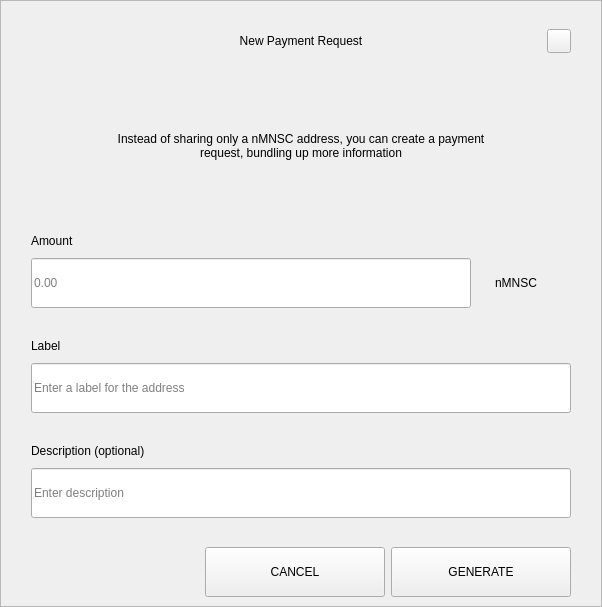
<?xml version="1.0" encoding="UTF-8"?>
<ui version="4.0">
 <class>RequestDialog</class>
 <widget class="QDialog" name="RequestDialog">
  <property name="geometry">
   <rect>
    <x>0</x>
    <y>0</y>
    <width>602</width>
    <height>607</height>
   </rect>
  </property>
  <property name="windowTitle">
   <string>Dialog</string>
  </property>
  <layout class="QVBoxLayout" name="verticalLayout_5">
   <property name="spacing">
    <number>0</number>
   </property>
   <property name="leftMargin">
    <number>0</number>
   </property>
   <property name="topMargin">
    <number>0</number>
   </property>
   <property name="rightMargin">
    <number>0</number>
   </property>
   <property name="bottomMargin">
    <number>0</number>
   </property>
   <item>
    <widget class="QFrame" name="frame">
     <property name="styleSheet">
      <string notr="true"/>
     </property>
     <property name="frameShape">
      <enum>QFrame::StyledPanel</enum>
     </property>
     <property name="frameShadow">
      <enum>QFrame::Raised</enum>
     </property>
     <layout class="QVBoxLayout" name="verticalLayout_4" stretch="1,0,0">
      <property name="spacing">
       <number>0</number>
      </property>
      <property name="leftMargin">
       <number>30</number>
      </property>
      <property name="topMargin">
       <number>20</number>
      </property>
      <property name="rightMargin">
       <number>30</number>
      </property>
      <property name="bottomMargin">
       <number>0</number>
      </property>
      <item>
       <layout class="QHBoxLayout" name="horizontalLayout_3">
        <property name="spacing">
         <number>0</number>
        </property>
        <item>
         <spacer name="horizontalSpacer_21">
          <property name="orientation">
           <enum>Qt::Horizontal</enum>
          </property>
          <property name="sizeHint" stdset="0">
           <size>
            <width>40</width>
            <height>20</height>
           </size>
          </property>
         </spacer>
        </item>
        <item>
         <widget class="QLabel" name="labelTitle">
          <property name="minimumSize">
           <size>
            <width>0</width>
            <height>40</height>
           </size>
          </property>
          <property name="maximumSize">
           <size>
            <width>16777215</width>
            <height>40</height>
           </size>
          </property>
          <property name="styleSheet">
           <string notr="true">padding-left:24px;</string>
          </property>
          <property name="text">
           <string>New Payment Request</string>
          </property>
          <property name="alignment">
           <set>Qt::AlignCenter</set>
          </property>
          <property name="margin">
           <number>7</number>
          </property>
         </widget>
        </item>
        <item>
         <spacer name="horizontalSpacer">
          <property name="orientation">
           <enum>Qt::Horizontal</enum>
          </property>
          <property name="sizeHint" stdset="0">
           <size>
            <width>40</width>
            <height>20</height>
           </size>
          </property>
         </spacer>
        </item>
        <item>
         <widget class="QPushButton" name="btnEsc">
          <property name="minimumSize">
           <size>
            <width>24</width>
            <height>24</height>
           </size>
          </property>
          <property name="maximumSize">
           <size>
            <width>24</width>
            <height>24</height>
           </size>
          </property>
          <property name="focusPolicy">
           <enum>Qt::NoFocus</enum>
          </property>
          <property name="text">
           <string/>
          </property>
         </widget>
        </item>
       </layout>
      </item>
      <item>
       <widget class="QStackedWidget" name="stack">
        <property name="minimumSize">
         <size>
          <width>540</width>
          <height>0</height>
         </size>
        </property>
        <property name="maximumSize">
         <size>
          <width>540</width>
          <height>16777215</height>
         </size>
        </property>
        <property name="currentIndex">
         <number>0</number>
        </property>
        <widget class="QWidget" name="page_1">
         <property name="minimumSize">
          <size>
           <width>540</width>
           <height>0</height>
          </size>
         </property>
         <property name="maximumSize">
          <size>
           <width>540</width>
           <height>16777215</height>
          </size>
         </property>
         <layout class="QVBoxLayout" name="layout1">
          <property name="spacing">
           <number>0</number>
          </property>
          <property name="leftMargin">
           <number>0</number>
          </property>
          <property name="topMargin">
           <number>0</number>
          </property>
          <property name="rightMargin">
           <number>0</number>
          </property>
          <property name="bottomMargin">
           <number>0</number>
          </property>
          <item>
           <spacer name="verticalSpacer_21">
            <property name="orientation">
             <enum>Qt::Vertical</enum>
            </property>
            <property name="sizeType">
             <enum>QSizePolicy::Fixed</enum>
            </property>
            <property name="sizeHint" stdset="0">
             <size>
              <width>20</width>
              <height>30</height>
             </size>
            </property>
           </spacer>
          </item>
          <item alignment="Qt::AlignHCenter">
           <widget class="QLabel" name="labelMessage">
            <property name="minimumSize">
             <size>
              <width>400</width>
              <height>50</height>
             </size>
            </property>
            <property name="text">
             <string>Instead of sharing only a nMNSC address, you can create a payment request, bundling up more information</string>
            </property>
            <property name="alignment">
             <set>Qt::AlignCenter</set>
            </property>
            <property name="wordWrap">
             <bool>true</bool>
            </property>
           </widget>
          </item>
          <item alignment="Qt::AlignBottom">
           <widget class="QWidget" name="containerAmount" native="true">
            <layout class="QVBoxLayout" name="verticalLayout">
             <property name="spacing">
              <number>9</number>
             </property>
             <property name="leftMargin">
              <number>0</number>
             </property>
             <property name="topMargin">
              <number>0</number>
             </property>
             <property name="rightMargin">
              <number>0</number>
             </property>
             <property name="bottomMargin">
              <number>0</number>
             </property>
             <item>
              <widget class="QLabel" name="labelSubtitleAmount">
               <property name="minimumSize">
                <size>
                 <width>350</width>
                 <height>16</height>
                </size>
               </property>
               <property name="maximumSize">
                <size>
                 <width>16777215</width>
                 <height>16</height>
                </size>
               </property>
               <property name="text">
                <string>Amount</string>
               </property>
              </widget>
             </item>
             <item alignment="Qt::AlignTop">
              <widget class="QWidget" name="layoutAmount" native="true">
               <layout class="QHBoxLayout" name="horizontalLayout" stretch="2,0">
                <property name="spacing">
                 <number>0</number>
                </property>
                <property name="leftMargin">
                 <number>0</number>
                </property>
                <property name="topMargin">
                 <number>0</number>
                </property>
                <property name="rightMargin">
                 <number>0</number>
                </property>
                <property name="bottomMargin">
                 <number>0</number>
                </property>
                <item>
                 <widget class="QLineEdit" name="lineEditAmount">
                  <property name="minimumSize">
                   <size>
                    <width>0</width>
                    <height>50</height>
                   </size>
                  </property>
                  <property name="maximumSize">
                   <size>
                    <width>16777215</width>
                    <height>50</height>
                   </size>
                  </property>
                  <property name="placeholderText">
                   <string notr="true">0.00</string>
                  </property>
                 </widget>
                </item>
                <item>
                 <widget class="QWidget" name="comboContainer" native="true">
                  <property name="minimumSize">
                   <size>
                    <width>100</width>
                    <height>50</height>
                   </size>
                  </property>
                  <property name="maximumSize">
                   <size>
                    <width>16777215</width>
                    <height>50</height>
                   </size>
                  </property>
                  <layout class="QHBoxLayout" name="horizontalLayout_31">
                   <property name="spacing">
                    <number>0</number>
                   </property>
                   <property name="leftMargin">
                    <number>0</number>
                   </property>
                   <property name="topMargin">
                    <number>0</number>
                   </property>
                   <property name="rightMargin">
                    <number>10</number>
                   </property>
                   <property name="bottomMargin">
                    <number>0</number>
                   </property>
                   <item>
                    <widget class="QLabel" name="comboBoxCoin">
                     <property name="text">
                      <string>nMNSC</string>
                     </property>
                     <property name="alignment">
                      <set>Qt::AlignCenter</set>
                     </property>
                    </widget>
                   </item>
                  </layout>
                 </widget>
                </item>
               </layout>
              </widget>
             </item>
            </layout>
           </widget>
          </item>
          <item>
           <spacer name="verticalSpacer_31">
            <property name="orientation">
             <enum>Qt::Vertical</enum>
            </property>
            <property name="sizeType">
             <enum>QSizePolicy::Fixed</enum>
            </property>
            <property name="sizeHint" stdset="0">
             <size>
              <width>20</width>
              <height>30</height>
             </size>
            </property>
           </spacer>
          </item>
          <item>
           <layout class="QVBoxLayout" name="verticalLayoutLabel">
            <property name="spacing">
             <number>9</number>
            </property>
            <item>
             <widget class="QLabel" name="labelSubtitleLabel">
              <property name="minimumSize">
               <size>
                <width>0</width>
                <height>16</height>
               </size>
              </property>
              <property name="maximumSize">
               <size>
                <width>16777215</width>
                <height>16</height>
               </size>
              </property>
              <property name="text">
               <string>Label</string>
              </property>
             </widget>
            </item>
            <item>
             <widget class="QLineEdit" name="lineEditLabel">
              <property name="minimumSize">
               <size>
                <width>0</width>
                <height>50</height>
               </size>
              </property>
              <property name="maximumSize">
               <size>
                <width>16777215</width>
                <height>50</height>
               </size>
              </property>
              <property name="placeholderText">
               <string>Enter a label for the address</string>
              </property>
             </widget>
            </item>
           </layout>
          </item>
          <item>
           <spacer name="verticalSpacer_34">
            <property name="orientation">
             <enum>Qt::Vertical</enum>
            </property>
            <property name="sizeType">
             <enum>QSizePolicy::Fixed</enum>
            </property>
            <property name="sizeHint" stdset="0">
             <size>
              <width>20</width>
              <height>30</height>
             </size>
            </property>
           </spacer>
          </item>
          <item>
           <layout class="QVBoxLayout" name="verticalLayoutDescription">
            <property name="spacing">
             <number>9</number>
            </property>
            <item>
             <widget class="QLabel" name="labelSubtitleDescription">
              <property name="minimumSize">
               <size>
                <width>0</width>
                <height>16</height>
               </size>
              </property>
              <property name="maximumSize">
               <size>
                <width>16777215</width>
                <height>16</height>
               </size>
              </property>
              <property name="text">
               <string>Description (optional)</string>
              </property>
             </widget>
            </item>
            <item>
             <widget class="QLineEdit" name="lineEditDescription">
              <property name="minimumSize">
               <size>
                <width>0</width>
                <height>50</height>
               </size>
              </property>
              <property name="maximumSize">
               <size>
                <width>16777215</width>
                <height>50</height>
               </size>
              </property>
              <property name="placeholderText">
               <string>Enter description</string>
              </property>
             </widget>
            </item>
            <item>
             <spacer name="verticalSpacer_4">
              <property name="orientation">
               <enum>Qt::Vertical</enum>
              </property>
              <property name="sizeType">
               <enum>QSizePolicy::Fixed</enum>
              </property>
              <property name="sizeHint" stdset="0">
               <size>
                <width>20</width>
                <height>20</height>
               </size>
              </property>
             </spacer>
            </item>
           </layout>
          </item>
         </layout>
        </widget>
        <widget class="QWidget" name="page_2">
         <layout class="QVBoxLayout" name="layout2">
          <item>
           <spacer name="verticalSpacer_5">
            <property name="orientation">
             <enum>Qt::Vertical</enum>
            </property>
            <property name="sizeType">
             <enum>QSizePolicy::Fixed</enum>
            </property>
            <property name="sizeHint" stdset="0">
             <size>
              <width>20</width>
              <height>50</height>
             </size>
            </property>
           </spacer>
          </item>
          <item alignment="Qt::AlignHCenter">
           <widget class="QLabel" name="labelQrImg">
            <property name="minimumSize">
             <size>
              <width>260</width>
              <height>260</height>
             </size>
            </property>
            <property name="maximumSize">
             <size>
              <width>260</width>
              <height>260</height>
             </size>
            </property>
            <property name="text">
             <string/>
            </property>
            <property name="alignment">
             <set>Qt::AlignCenter</set>
            </property>
           </widget>
          </item>
          <item>
           <spacer name="verticalSpacer_2">
            <property name="orientation">
             <enum>Qt::Vertical</enum>
            </property>
            <property name="sizeType">
             <enum>QSizePolicy::Fixed</enum>
            </property>
            <property name="sizeHint" stdset="0">
             <size>
              <width>20</width>
              <height>30</height>
             </size>
            </property>
           </spacer>
          </item>
          <item alignment="Qt::AlignHCenter">
           <widget class="QLabel" name="labelAddress">
            <property name="text">
             <string>D7VFR83SQbiezrW72hjcWJtcfip5krte2Z </string>
            </property>
           </widget>
          </item>
          <item>
           <spacer name="verticalSpacer_32">
            <property name="orientation">
             <enum>Qt::Vertical</enum>
            </property>
            <property name="sizeType">
             <enum>QSizePolicy::Expanding</enum>
            </property>
            <property name="sizeHint" stdset="0">
             <size>
              <width>20</width>
              <height>20</height>
             </size>
            </property>
           </spacer>
          </item>
          <item>
           <layout class="QHBoxLayout" name="horizontal">
            <property name="leftMargin">
             <number>20</number>
            </property>
            <property name="rightMargin">
             <number>20</number>
            </property>
            <property name="bottomMargin">
             <number>20</number>
            </property>
            <item>
             <spacer name="horizontalSpacer_4">
              <property name="orientation">
               <enum>Qt::Horizontal</enum>
              </property>
              <property name="sizeHint" stdset="0">
               <size>
                <width>40</width>
                <height>20</height>
               </size>
              </property>
             </spacer>
            </item>
            <item>
             <widget class="QPushButton" name="btnCopyAddress">
              <property name="minimumSize">
               <size>
                <width>180</width>
                <height>50</height>
               </size>
              </property>
              <property name="text">
               <string>COPY ADDRESS</string>
              </property>
             </widget>
            </item>
            <item>
             <widget class="QPushButton" name="btnCopyUrl">
              <property name="minimumSize">
               <size>
                <width>180</width>
                <height>50</height>
               </size>
              </property>
              <property name="text">
               <string>COPY URL</string>
              </property>
             </widget>
            </item>
            <item>
             <spacer name="horizontalSpacer_2">
              <property name="orientation">
               <enum>Qt::Horizontal</enum>
              </property>
              <property name="sizeHint" stdset="0">
               <size>
                <width>40</width>
                <height>20</height>
               </size>
              </property>
             </spacer>
            </item>
           </layout>
          </item>
         </layout>
        </widget>
       </widget>
      </item>
      <item>
       <widget class="QWidget" name="buttonsStack" native="true">
        <layout class="QHBoxLayout" name="horizontalLayout_5">
         <property name="leftMargin">
          <number>20</number>
         </property>
         <property name="rightMargin">
          <number>0</number>
         </property>
         <item>
          <spacer name="horizontalSpacer_41">
           <property name="orientation">
            <enum>Qt::Horizontal</enum>
           </property>
           <property name="sizeHint" stdset="0">
            <size>
             <width>40</width>
             <height>20</height>
            </size>
           </property>
          </spacer>
         </item>
         <item>
          <widget class="QPushButton" name="btnCancel">
           <property name="minimumSize">
            <size>
             <width>180</width>
             <height>50</height>
            </size>
           </property>
           <property name="focusPolicy">
            <enum>Qt::NoFocus</enum>
           </property>
           <property name="text">
            <string>CANCEL</string>
           </property>
          </widget>
         </item>
         <item>
          <widget class="QPushButton" name="btnSave">
           <property name="minimumSize">
            <size>
             <width>180</width>
             <height>50</height>
            </size>
           </property>
           <property name="focusPolicy">
            <enum>Qt::NoFocus</enum>
           </property>
           <property name="text">
            <string>GENERATE</string>
           </property>
          </widget>
         </item>
        </layout>
       </widget>
      </item>
     </layout>
    </widget>
   </item>
  </layout>
 </widget>
 <resources/>
 <connections/>
</ui>
